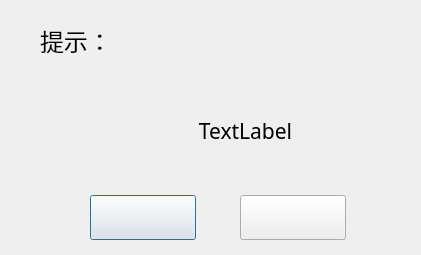
<?xml version="1.0" encoding="UTF-8"?>
<ui version="4.0">
 <class>form_alarm</class>
 <widget class="QDialog" name="form_alarm">
  <property name="geometry">
   <rect>
    <x>0</x>
    <y>0</y>
    <width>421</width>
    <height>255</height>
   </rect>
  </property>
  <property name="windowTitle">
   <string>提示</string>
  </property>
  <property name="windowIcon">
   <iconset resource="../Image/Images.qrc">
    <normaloff>:/Images/fpi-icon.png</normaloff>:/Images/fpi-icon.png</iconset>
  </property>
  <property name="styleSheet">
   <string notr="true">background-image: url(:/Images/alarmbkg.png);</string>
  </property>
  <widget class="QLabel" name="lb_Icon">
   <property name="geometry">
    <rect>
     <x>30</x>
     <y>100</y>
     <width>60</width>
     <height>60</height>
    </rect>
   </property>
   <property name="styleSheet">
    <string notr="true">background-image: url(:/Images/alarmok.png);</string>
   </property>
   <property name="text">
    <string/>
   </property>
  </widget>
  <widget class="QPushButton" name="btn_esc">
   <property name="geometry">
    <rect>
     <x>90</x>
     <y>195</y>
     <width>106</width>
     <height>45</height>
    </rect>
   </property>
   <property name="styleSheet">
    <string notr="true">border-image: url(:/Images/alarmesc.png);</string>
   </property>
   <property name="text">
    <string/>
   </property>
  </widget>
  <widget class="QPushButton" name="btn_set">
   <property name="geometry">
    <rect>
     <x>240</x>
     <y>195</y>
     <width>106</width>
     <height>45</height>
    </rect>
   </property>
   <property name="styleSheet">
    <string notr="true">border-image: url(:/Images/alarmset.png);</string>
   </property>
   <property name="text">
    <string/>
   </property>
  </widget>
  <widget class="QLabel" name="lb_Text">
   <property name="geometry">
    <rect>
     <x>120</x>
     <y>90</y>
     <width>251</width>
     <height>81</height>
    </rect>
   </property>
   <property name="font">
    <font>
     <family>Microsoft YaHei</family>
     <pointsize>16</pointsize>
    </font>
   </property>
   <property name="text">
    <string>TextLabel</string>
   </property>
   <property name="alignment">
    <set>Qt::AlignCenter</set>
   </property>
  </widget>
  <widget class="QLabel" name="lb_Title">
   <property name="geometry">
    <rect>
     <x>40</x>
     <y>20</y>
     <width>151</width>
     <height>41</height>
    </rect>
   </property>
   <property name="font">
    <font>
     <family>Microsoft YaHei</family>
     <pointsize>18</pointsize>
    </font>
   </property>
   <property name="text">
    <string>提示：</string>
   </property>
  </widget>
  <zorder>btn_esc</zorder>
  <zorder>btn_set</zorder>
  <zorder>lb_Text</zorder>
  <zorder>lb_Title</zorder>
  <zorder>lb_Icon</zorder>
 </widget>
 <resources>
  <include location="../Image/Images.qrc"/>
 </resources>
 <connections/>
</ui>
